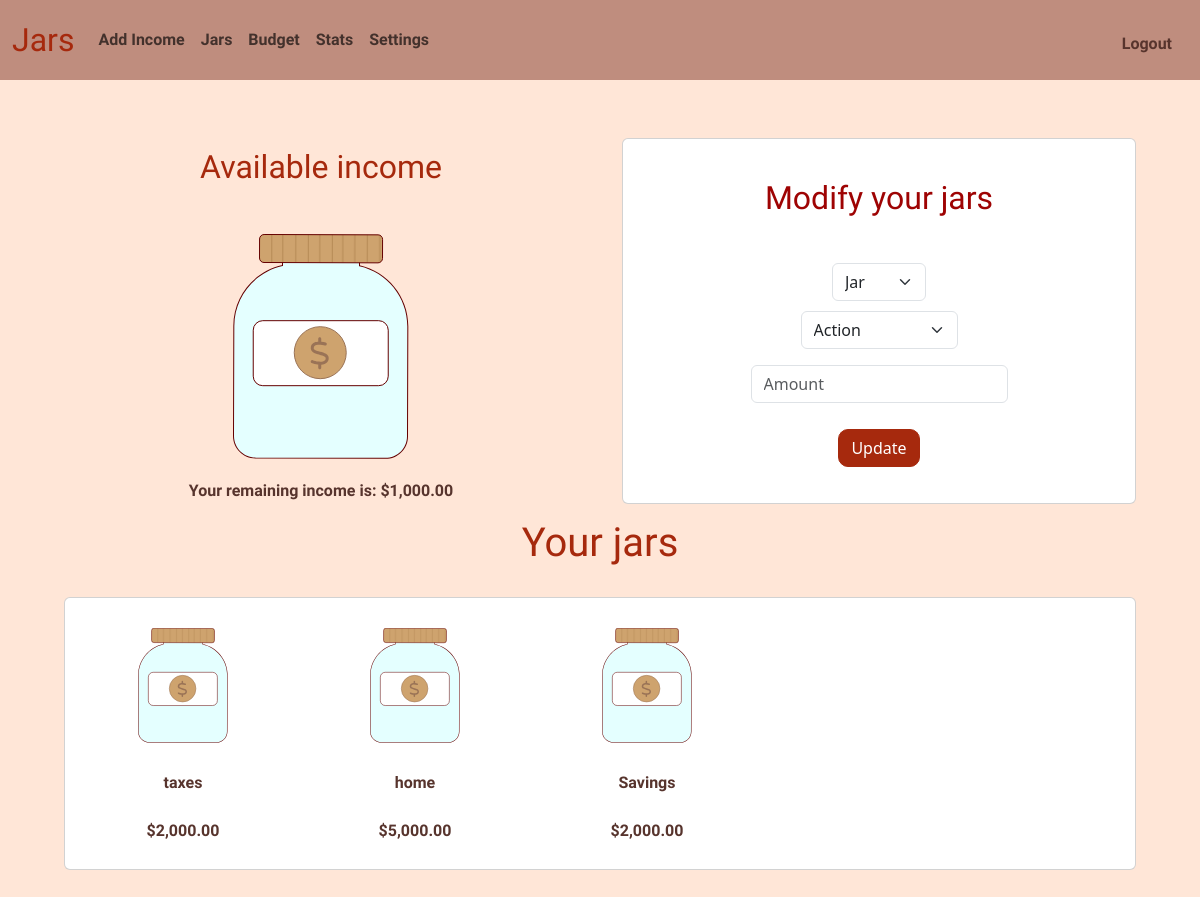
The page / (signed in) on the database its author committed.
### tables this page shows
CREATE TABLE jars(
    id INTEGER PRIMARY KEY AUTOINCREMENT NOT NULL,
    user_id INTEGER NOT NULL,
    jar_name TEXT NOT NULL, 
    FOREIGN KEY(user_id) REFERENCES users(id)
);

### app.py (the view)
@app.route("/", methods = ["GET", "POST"])
@login_required
def index():
    id = session["user_id"]
    income = db.execute("""
    SELECT SUM(amount)
    AS total
    FROM movements
    WHERE user_id = ? AND type = 'income' AND strftime('%Y-%m', date) = ?
    """, id, year_month)[0]["total"]
    income = float(income or 0)
    savings = db.execute("""
    SELECT SUM(amount)
    AS total
    FROM movements
    WHERE user_id = ? AND type = 'savings' AND strftime('%Y-%m', date) = ?
    """, id, year_month)[0]["total"]
    savings = float(savings or 0)
    jars_total = db.execute("""
    SELECT SUM(amount)
    AS total
    FROM movements
    WHERE user_id = ? AND type = 'jar' AND strftime('%Y-%m', date) = ?
    """,id, year_month)[0]["total"]
    jars_total = float(jars_total or 0)
    balance = income - savings - jars_total
    user_jars = db.execute("SELECT * FROM jars WHERE user_id = ?", id)
    jars = []
    for jar in user_jars:
        amount = db.execute("""
        SELECT SUM(amount)
        AS total
        FROM movements
        WHERE jar_id = ? AND type = 'jar' AND strftime('%Y-%m', date) = ?
        """, jar["id"], year_month)[0]["total"]
        amount = float(amount or 0)
        jars.append({"id": jar["id"], "jar_name": jar["jar_name"], "amount": amount})
    return render_template("index.html", jars = jars, balance = balance, savings = savings)

### app.py (called while the page is built)
@app.after_request
def after_request(response):
    response.headers["Cache-Control"] = "no-cache, no-store, must-revalidate"
    response.headers["Expires"] = 0
    response.headers["Pragma"] = "no-cache"
    return response

### helpers.py (called while the page is built)
def login_required(f):
    @wraps(f)
    def decorated_function(*args, **kwargs):
        if session.get("user_id") is None:
            return redirect("/login")
        return f(*args, **kwargs)
    return decorated_function

def usd(value):
    return f"${value:,.2f}"

### templates/index.html (shortened to what this page needs)
{% extends "layout.html" %}
{% block main %}
    <div class = "container-fluid">
        <div class = "row">
            <div class = "col-lg-6">
                <h2>Available income</h2>
                <img src="/static/jar-empty.svg" class="img-fluid" name = "bgjar">
                <p>Your remaining income is: {{balance|usd}}</p>
            </div>
            <div class = "col-lg-6">
                <div class = "card">
                    <h2 class = "card-title">Modify your jars</h2>
                    <form class = "card-body" action ="/actual" method = "post">
                        <div class="mb-3">
                            <select class="form-select mx-auto w-auto" name="jar">
                                <option disabled selected>Jar</option>
                            </select>
                            <select class="form-select mx-auto w-auto" name="action">
                                <option disabled selected>Action</option>
                            </select>
                        </div>
                        <div class="mb-3">
                            <input autocomplete="off" class="form-control mx-auto w-auto" min="0" name="amount" placeholder="Amount" type="number" step="any">
                        </div>
                        <button class="btn btn-primary" type="submit">Update</button>
                    </form>
                </div>
            </div>
        </div>
    </div>
    <div class = "container-fluid">
        <h1>Your jars</h1>
        <div class = "card">
            <div class="d-flex flex-wrap gap-3">
                {% for jar in jars %}
                    <div class="d-flex flex-column align-items-center">
                        <img src = "/static/jar-empty.svg" style = "max-width: 60%" name = "{{jar.jar_name}}" class = "align-middle">
                        <p class = "mt-2">{{jar.jar_name}}</p>
                        <p class = "mt-2">{{jar.amount|usd}}</p>
                    </div>
                {% endfor %}
                    <div class="d-flex flex-column align-items-center">
                        <img src = "/static/jar-empty.svg" style = "max-width: 60%" name = "savings" class = "align-middle">
                        <p class = "mt-2">Savings</p>
                        <p class = "mt-2">{{savings | usd}}</p>
                    </div>
            </div>
        </div>
    </div>
{% endblock %}

### static/styles.css (style rules this page uses)
body { background-color: #ffe6d7; }
p { font-family: "Tuffy", sans-serif; font-weight: 700; font-style: normal; color: #57342d; }
h1 { font-family: "Concert One", sans-serif; font-weight: 400; font-style: normal; color: #a6290d; margin-bottom: 30px; }
h2 { font-family: "Concert One", sans-serif; font-weight: 400; font-style: normal; color: #a6290d; padding: 20px; }
select { margin-bottom: 10px; }
.btn-primary { background-color:#a6290d; border-color: #a6290d; margin: 10px; border-radius: 10px; }
.card { padding:10px; margin: 10px; }
.card-title { color: #9e0303; padding: 10px; margin: 20px; }
.btn { background-color:#a6290d; border-color: #a6290d; margin: 10px; border-radius: 10px; }
img { padding: 20px; }

### rows shown on the page
jars: jar_name "taxes", amount "$2,000.00"
jars: jar_name "home", amount "$5,000.00"

### other values the page prints
{{ balance|usd }} "$1,000.00"
{{ savings | usd }} "$2,000.00"
